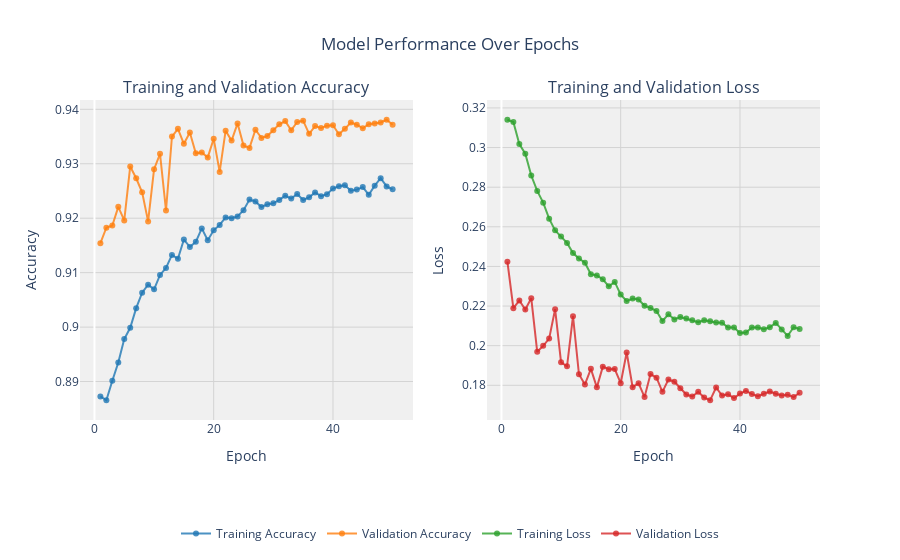

Notebook code cell kept with this figure:
### Code cell
def create_trace(x, y, name, color):
    trace = go.Scatter(
        x=x,
        y=y,
        name=name,
        line=dict(color=color, width=2),
        mode="lines+markers",
        marker=dict(size=6),
        hovertemplate=f'{name}: %{y}<extra></extra>',  # Removed specific formatting
    )
    return trace

def plot_accuracy_and_loss(history):
    hist = history.history
    acc = hist['accuracy']
    val_acc = hist['val_accuracy']
    loss = hist['loss']
    val_loss = hist['val_loss']
    epochs = list(range(1, len(acc) + 1))

    # Create traces
    trace_ta = create_trace(epochs, acc, "Training Accuracy", "rgba(31, 119, 180, 0.8)")
    trace_va = create_trace(epochs, val_acc, "Validation Accuracy", "rgba(255, 127, 14, 0.8)")
    trace_tl = create_trace(epochs, loss, "Training Loss", "rgba(44, 160, 44, 0.8)")
    trace_vl = create_trace(epochs, val_loss, "Validation Loss", "rgba(214, 39, 40, 0.8)")

    # Subplots
    fig = make_subplots(rows=1, cols=2, subplot_titles=('Training and Validation Accuracy', 'Training and Validation Loss'))

    # Add traces to subplots
    fig.add_trace(trace_ta, row=1, col=1)
    fig.add_trace(trace_va, row=1, col=1)
    fig.add_trace(trace_tl, row=1, col=2)
    fig.add_trace(trace_vl, row=1, col=2)

    # Update layout for aesthetics
    fig.update_layout(
        title='Model Performance Over Epochs',
        title_x=0.5,
        xaxis_title='Epoch',
        xaxis2_title='Epoch',
        yaxis_title='Accuracy',
        yaxis2_title='Loss',
        legend=dict(orientation="h", yanchor="bottom", y=-0.4, xanchor="center", x=0.5),
        plot_bgcolor='rgba(240, 240, 240, 0.95)',
        font=dict(size=12)
    )

    # Update axes for consistency
    fig.update_xaxes(showgrid=True, gridwidth=1, gridcolor='lightgray')
    fig.update_yaxes(showgrid=True, gridwidth=1, gridcolor='lightgray')

    # Display the plot
    iplot(fig)

# Example usage
plot_accuracy_and_loss(history)
